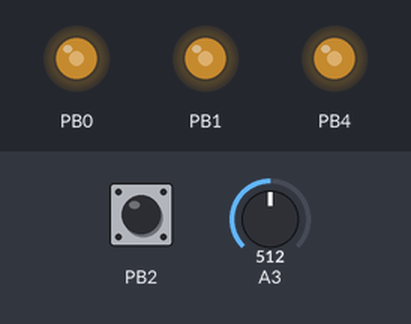
Bench run of a sketch on a simulated ATtiny85, built with avr-gcc and run on an emulated ATtiny85. On the bench: output pins drawn as LEDs (lit = HIGH). The test bench sets the inputs (shaded band); at power-on: PB2 HIGH, A3 = 512.

Above: at 0.8 s.
0.9 s: PB2 pulled LOW for 0.15 s
At 1.7 s:
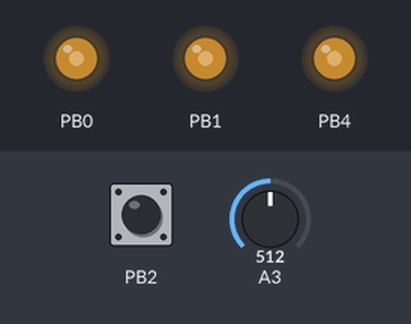
2.5 s: PB2 pulled LOW for 1 s
At 2.9 s:
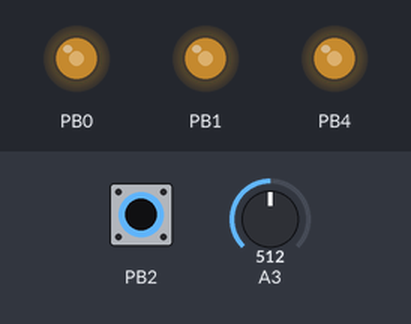
Timing chart, 0 to 5.5 s (numbered marks = the images above; inputs shaded):
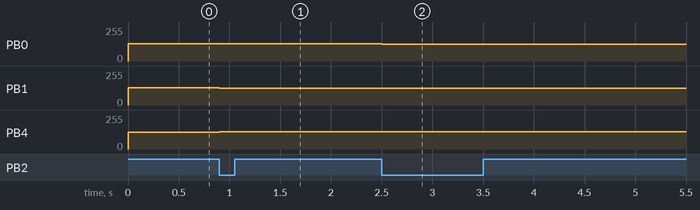

The sketch:

asr_attiny85_16MHz.ino
```cpp
// ATtiny85 pinout:
// PB0 - Step 2 Output (OC0A)
// PB1 - Step 1 Output (OC0B)
// PB2 - ASR Trigger (INT0 falling edge mode)
// PB3 - Input signal (ADC3)
// PB4 - Step 3 Output (OC1B)
#include <avr/io.h>                       // Port operations
#include <avr/interrupt.h>                // Interrupts
volatile uint8_t sample = 127;            // Sample value for input signal
ISR(INT0_vect) {                          // Propagate values on trigger (starting with last step)
  OCR1B = 0xff - OCR0A;                     // 2 -> 3
  OCR0A = OCR0B;                            // 1 -> 2
  OCR0B = sample;                           // sample -> 1
}
ISR(ADC_vect, ISR_NOBLOCK) {              // Sample Input signal, non-blocking
  sample = ADCH;                            // Since PWM is 8-bit, grab value shifted to left from ADCH
}
int main() {
                                          // Prepare basic ports operation mode
  DDRB = 0x13;                              // Only ASR Trigger (PB2) and Input signal (PB3) as inputs
  PORTB = 0x04;                             // Configure pull-up resistor for trigger input
                                          // Prepare PWM
  OCR0A = OCR0B = OCR1B = sample;           // Initialize all outputs to default sample value
  OCR1C = 0xff;                             // Timer/Counter 1 TOP is 255
  TCCR0A = 0xf3;                            // Fast PWM (mode 3) on OC0A & OC0B (inverting, PW 100% glitch)
  TCCR0B = 0x01;                            // Fast PWM, full speed (no prescaling)
  TCCR1 = 0x01;                             // Fast PWM, full speed (no prescaling) (for Timer/Counter 1)
  GTCCR = 0x60;                             // PWM on OC1B (non-inverting because of a hardware bug)
                                          // Prepare ADC
  DIDR0 = 0x08;                             // Disable digital buffer on ADC3 (PB3)
  ADCSRB = 0x00;                            // Free-running ADC conversion, unipolar
  ADMUX = 0x23;                             // Left aligned, Vcc as reference, ADC3
  ADCSRA = 0xef;                            // ADC conversion, 125kHz (16MHz / 128)
                                          // Prepare trigger interrupts
  MCUCR = 0x02;                             // Interrupt on falling edge on INT0
  GIMSK = 0x40;                             // Enable ISR for INT0 interrupt
  sei();                                  // Enable interrupts
  while (true) {                          // Main dummy loop to keep ATTiny85 running
    uint8_t dummy = 0;
    for (uint8_t i = 1; i < 255; ++i) dummy = (dummy * 0) + i - 1;
  }
}
```

Measured:
- after the input at 0.9 s, PB1: 128/255 → 127/255 at once; PB4: 127/255 → 128/255 at once
- after the input at 2.5 s, PB0: 128/255 → 127/255 at once
